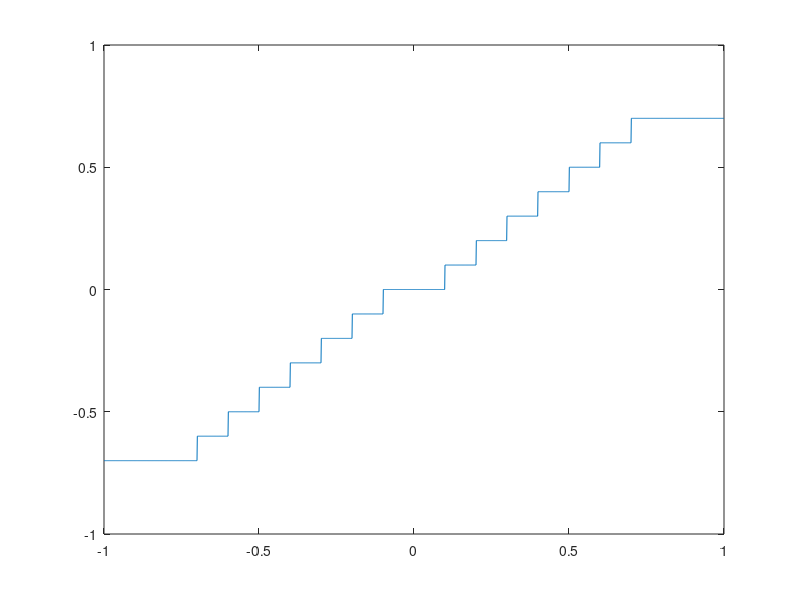

Write the MATLAB code that produced this figure.
% a = -1:0.001:1;
% a = a';
% a = [a a];
% I = NaN(2001,2);
% minimum = -0.7;
% L = 2^4;
% delta = 0.1;
% I1  = ceil((a(a<=0)-minimum)./delta);
% I2  = floor((a(a>0)-minimum)./delta);
% I(a>0) = I2;
% I(a<=0) = I1;
% I(I >= L-1) = L-2;
% I(I<0) = 0;
% pq = minimum + I .* delta;
% plot(a,pq);
% hold on;
% plot(zeros(length(-1:0.1:1),1),-1:0.1:1,'k');
% plot(-1:0.1:1,zeros(length(-1:0.1:1),1),'k');
% title("4 bit symmetric quantizer with 0.1 step");
% yticks([-0.8:0.1:0.7])
% xticks([-0.85:0.1:0.75])


a = -1:0.001:1;
a = a';
minimum = -0.7;
L = 2^4;
delta = 0.1;
I1  = ceil((a(a<=0)-minimum)./delta);
I2  = floor((a(a>0)-minimum)./delta);
I(a>0) = I2;
I(a<=0) = I1;
I(I >= L-1) = L-2;
I(I<0) = 0;
pq = minimum + I .* delta;
plot(a,pq)
